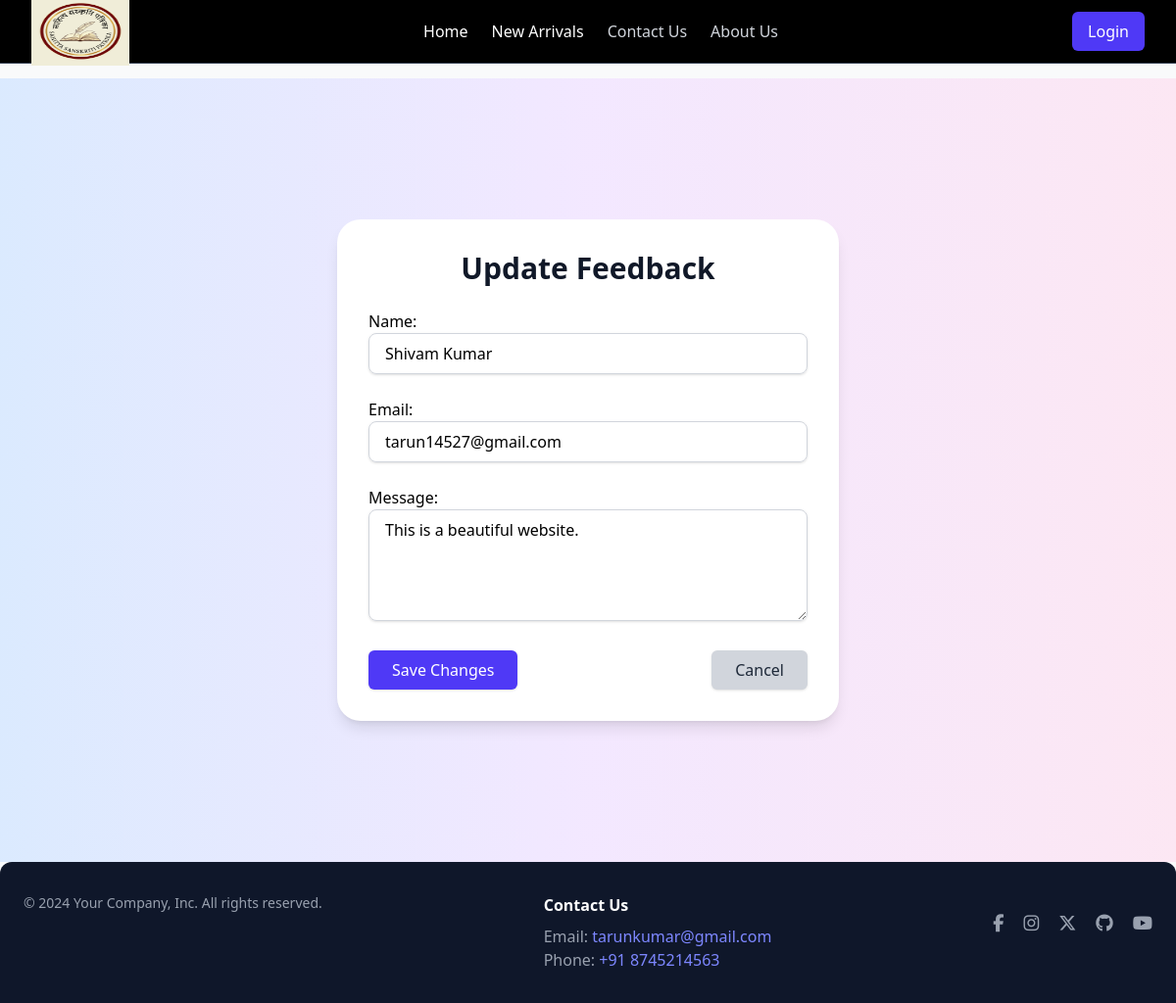
The app's page /feedback/update/1/ with its own data.
### component/models.py (models this page shows, shortened)
class FeedBack(models.Model):
    name = models.CharField(max_length=100)
    email = models.EmailField(max_length=100, blank=True, null=True)
    message = models.TextField(default='')
    date_added = models.DateTimeField(default=timezone.now)

### component/views.py (the view)
# urls.py: path('feedback/update/<int:feedback_id>/', views.updateFeedback, name='update_feedback'),
def updateFeedback(request, feedback_id):
    feedback = get_object_or_404(FeedBack, id=feedback_id)
    if request.method == 'POST':
        form = FeedbackForm(request.POST, instance=feedback)
        if form.is_valid():
            form.save()
            messages.success(request, "Feedback updated successfully.")
            return redirect('feedback_show')  # Change to your feedback list page
    else:
        form = FeedbackForm(instance=feedback)
    return render(request, 'component/update_feedback.html', {'form': form})

### component/forms.py
class FeedbackForm(forms.ModelForm):
    class Meta:
        model = FeedBack
        fields = ['name', 'email', 'message']
        widgets = {
            'name': forms.TextInput(attrs={
                'class': 'w-full px-4 py-2 border border-gray-300 rounded-lg shadow-sm focus:outline-none focus:ring-2 focus:ring-blue-500'
            }),
            'email': forms.EmailInput(attrs={
                'class': 'w-full px-4 py-2 border border-gray-300 rounded-lg shadow-sm focus:outline-none focus:ring-2 focus:ring-blue-500'
            }),
            'message': forms.Textarea(attrs={
                'class': 'w-full px-4 py-2 border border-gray-300 rounded-lg shadow-sm focus:outline-none focus:ring-2 focus:ring-blue-500',
                'rows': 4
            })
        }

### component/templates/component/update_feedback.html (shortened to what this page needs)
{% extends "layout.html" %}
{% load static %}
{% block content %}
<div class="min-h-screen flex items-center justify-center bg-gradient-to-r from-blue-100 via-purple-100 to-pink-100 py-12 px-4 sm:px-6 lg:px-8">
<div class="max-w-lg w-full bg-white p-8 rounded-3xl shadow-lg">
    <h2 class="text-3xl font-extrabold text-center text-gray-900 mb-6">Update Feedback</h2>
    <form method="POST" class="space-y-6">
    {{ form.as_p }}
    <div class="flex justify-between mt-6">
        <button type="submit"
        class="bg-indigo-600 text-white px-6 py-2 rounded-md shadow hover:bg-indigo-700 transition duration-300">
        Save Changes
        </button>
        <a href="{% url 'feedbackShow' %}"
        class="bg-gray-300 text-gray-800 px-6 py-2 rounded-md shadow hover:bg-gray-400 transition duration-300">
        Cancel
        </a>
    </div>
    </form>
</div>
</div>
{% endblock %}

### records on screen
FeedBack: name "Shivam Kumar", email "tarun14527@gmail.com", message "This is a beautiful website."
